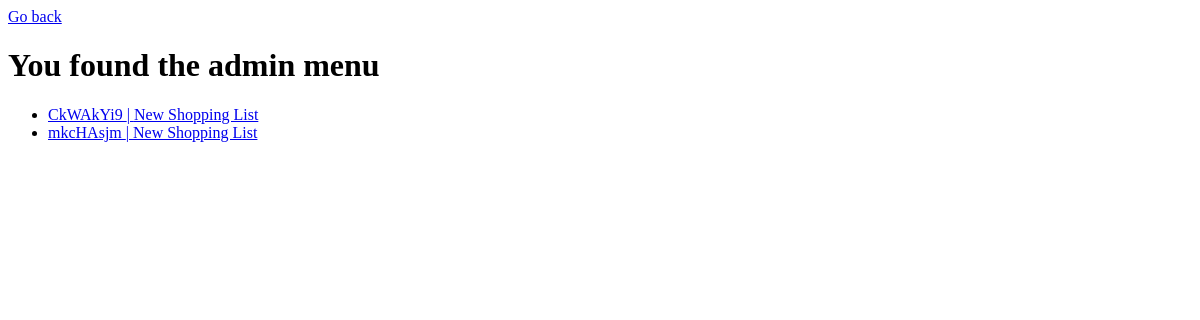
/admin, run on an earlier commit of the app's database.
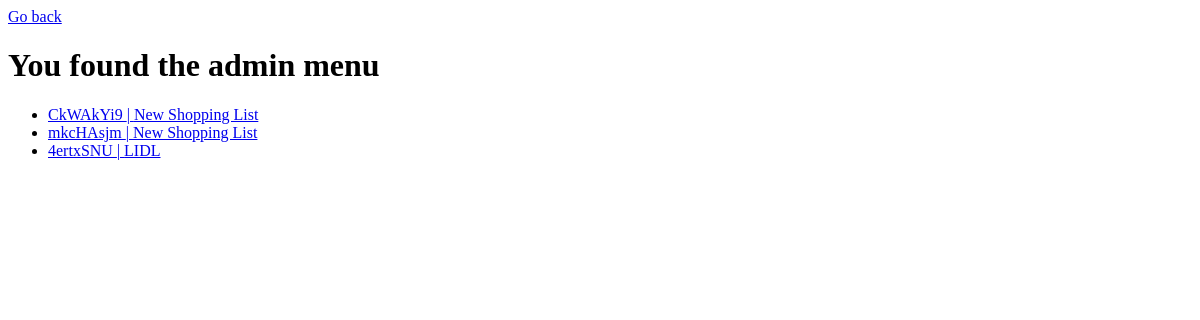
And on a later commit of the database.
### models.py (models this page shows)
class ShoppingList(db.Model):
    id = db.Column(db.String, primary_key=True)  # Use a string as the primary key for the URL
    name = db.Column(db.String)

### routes.py (the view)
@routes.route('/admin')
def admin():
    shopping_lists = get_shopping_lists()
    return render_template('admin.html', shopping_lists=shopping_lists)

### models.py (called while the page is built)
def get_shopping_lists():
    return ShoppingList.query.all()

### templates/admin.html (shortened to what this page needs)
<!DOCTYPE html>
<html>
<head>
</head>
<body>
    <a href="{{ url_for('routes.home') }}">Go back</a>
    <h1>You found the admin menu</h1>
    <ul>
        {% for shopping_list in shopping_lists %}
        <li><a href="{{ url_for('routes.shopping_list', id=shopping_list.id) }}">
                {{ shopping_list.id }} | {{shopping_list.name}}
            </a></li>
        {% endfor %}
    </ul>
</body>
</html>

What changed in the data, as far as the page shows it:
added ShoppingList: id "4ertxSNU", name "LIDL"
